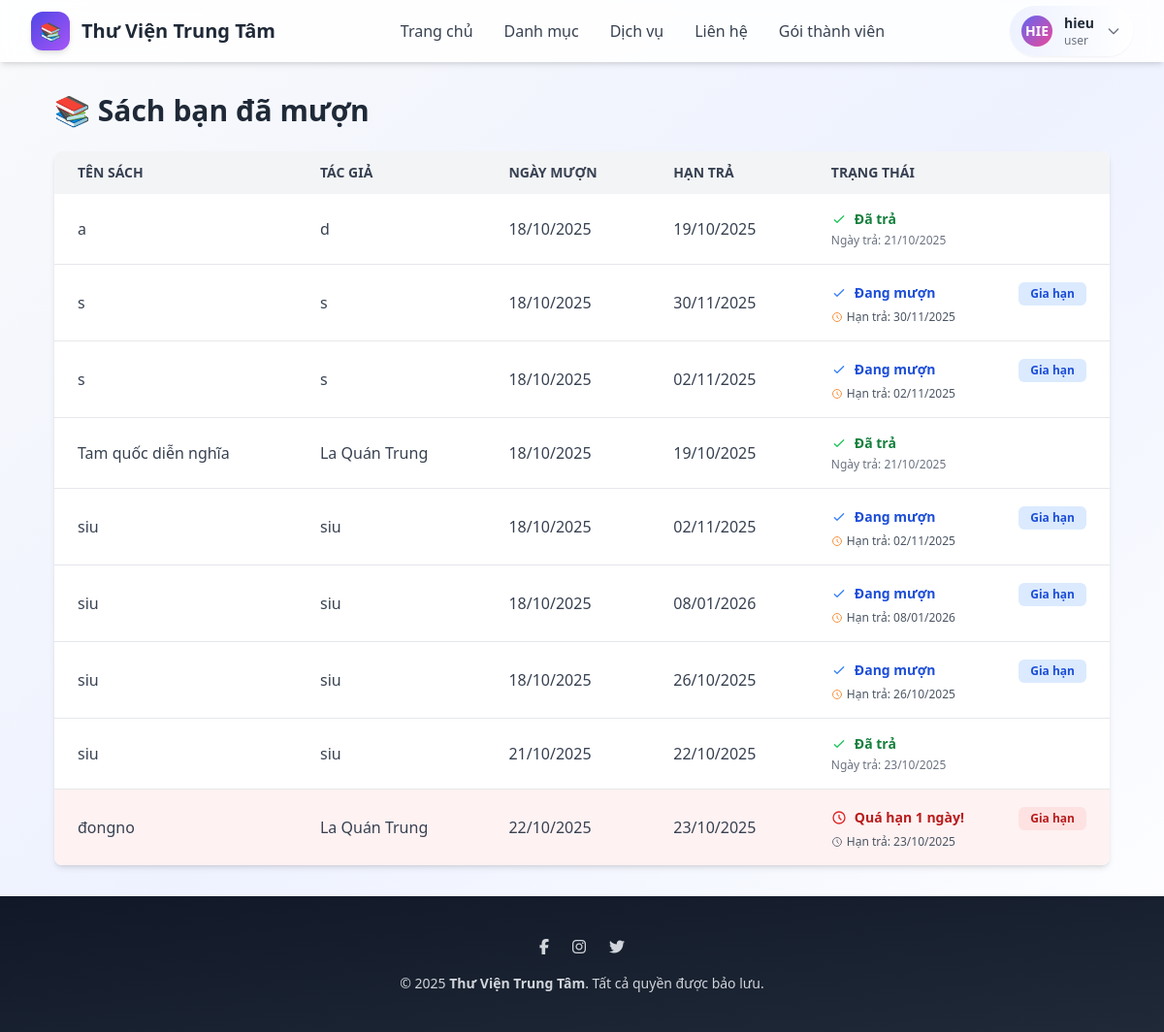
/library/borrowed_books/ (signed in), run on the app's committed database.
### account/models.py (models this page shows, shortened)
class UserProfile(models.Model):
    user = models.OneToOneField(User, on_delete=models.CASCADE)
    name = models.CharField(max_length=100, blank=True, null=True)
    phone= models.CharField(max_length=15, blank=True)
    occupation = models.CharField(max_length=30, blank=True, null=True)
    date_of_birth = models.DateField(max_length=25, blank=True, null=True)
    address = models.TextField(max_length=100,blank=True,null=True)
    Gender_Choices = (
        ('male', 'Nam'),
        ('female', 'Nữ'),
        ('other', 'Khác')
    )
    gender = models.CharField(max_length=10,choices=Gender_Choices)
    Role_Choices = (
        ('user', 'user'),
        ('librarian', 'librarian'),
    )
    role = models.CharField(max_length=10, choices=Role_Choices, default='user')
    Membership_Choices=(
        ('basic','Cơ bản'),
        ('standard','Tiêu chuẩn'),
        ('premium','Cao cấp')
    )
    membership_level= models.CharField(max_length=15, choices=Membership_Choices, default='basic')
    membership_upgrade_date = models.DateField(blank=True, null=True, verbose_name="Ngày nâng cấp")
    membership_expiry_date = models.DateField(blank=True, null=True, verbose_name="Ngày hết hạn")

### Librarian/models.py (models this page shows, shortened)
class BorrowRecord(models.Model):
    STATUS_CHOICES = [
        ('borrowed', 'Đang mượn'),
        ('returned', 'Đã trả'),
        ('overdue', 'Quá hạn'),
    ]
    record_id = models.AutoField(primary_key=True)
    user = models.ForeignKey(UserProfile, on_delete=models.CASCADE, related_name="borrow_records")
    book = models.ForeignKey(Book, on_delete=models.CASCADE, related_name="borrow_records")
    borrow_date = models.DateField()   # ngày mượn
    due_date = models.DateField()      # hạn trả
    return_date = models.DateField(blank=True, null=True)  # ngày trả
    status = models.CharField(max_length=20, choices=STATUS_CHOICES, default='borrowed')
    renew_count = models.IntegerField(default=0)
    @property
    def late_days(self):
        if self.return_date and self.due_date:
            delay = (self.return_date - self.due_date).days
            return delay if delay > 0 else 0
        elif self.status == 'overdue' and self.due_date:
            delay = (date.today() - self.due_date).days
            return delay if delay > 0 else 0
        return 0

class Book(models.Model):
    STATUS_CHOICES = [
        ('available', 'Available'),
        ('unavailable', 'Unavailable'),
    ]
    book_id = models.AutoField(primary_key=True)
    title = models.CharField(max_length=255)
    author = models.CharField(max_length=255)
    year = models.IntegerField(blank=True, null=True)
    category = models.CharField(max_length=100, blank=True, null=True)
    quantity = models.PositiveIntegerField(default=0)
    status = models.CharField(max_length=20, choices=STATUS_CHOICES, default='available')
    description = models.TextField(blank=True, null=True)

### library/views.py (the view)
# urls.py: path('borrowed_books/', views.borrowed_books, name='borrowed_books'),
@login_required
def borrowed_books(request):
    user_profile = request.user.userprofile
    borrowed_books = BorrowRecord.objects.filter(user=user_profile).select_related('book')
    context = {
        'borrowed_books': borrowed_books,
    }
    return render(request, 'library/borrowed_books.html', context)

### library/templates/library/borrowed_books.html (shortened to what this page needs)
{% extends 'base.html' %}
{% load static %}
{% block content %}
<div class="max-w-6xl mx-auto p-8">
  <h1 class="text-3xl font-bold mb-6 text-gray-800">📚 Sách bạn đã mượn</h1>
  {% if borrowed_books %}
    <div class="overflow-x-auto bg-white shadow-md rounded-lg">
      <table class="min-w-full text-left text-gray-700">
        <thead class="bg-gray-100 text-sm uppercase font-semibold">
          <tr>
            <th class="px-6 py-3">Tên sách</th>
            <th class="px-6 py-3">Tác giả</th>
            <th class="px-6 py-3">Ngày mượn</th>
            <th class="px-6 py-3">Hạn trả</th>
            <th class="px-6 py-3">Trạng thái</th>
          </tr>
        </thead>
        <tbody class="divide-y">
          {% for record in borrowed_books %}
            <tr class="hover:bg-gray-50 {% if record.status == 'overdue' %}bg-red-50{% endif %}">
              <td class="px-6 py-4 font-medium">{{ record.book.title }}</td>
              <td class="px-6 py-4">{{ record.book.author }}</td>
              <td class="px-6 py-4">{{ record.borrow_date|date:"d/m/Y" }}</td>
              <td class="px-6 py-4">{{ record.due_date|date:"d/m/Y" }}</td>
              <td class="px-6 py-4 space-y-1">
                {% if record.status == "borrowed" %}
                  <div class="flex items-center justify-between">
                    <p class="text-sm text-blue-700 font-semibold flex items-center space-x-2">
                      <svg class="w-4 h-4 text-blue-500 animate-pulse" fill="none" stroke="currentColor" viewBox="0 0 24 24">
                        <path stroke-linecap="round" stroke-linejoin="round" stroke-width="2"
                              d="M5 13l4 4L19 7"></path>
                      </svg>
                      <span>Đang mượn</span>
                    </p>
                    <form method="post" action="{% url 'library:extend_book' record.record_id %}">
                      <button type="submit"
                              class="bg-blue-100 text-blue-700 px-3 py-1 rounded-md text-xs font-semibold hover:bg-blue-200 transition">
                        Gia hạn
                      </button>
                    </form>
                  </div>
                  <p class="text-xs text-gray-600 flex items-center space-x-1">
                    <svg class="w-3 h-3 text-orange-400" fill="none" stroke="currentColor" viewBox="0 0 24 24">
                      <path stroke-linecap="round" stroke-linejoin="round" stroke-width="2"
                            d="M12 8v4l3 3m6-3a9 9 0 11-18 0 9 9 0 0118 0z"></path>
                    </svg>
                    <span>Hạn trả: {{ record.due_date|date:"d/m/Y" }}</span>
                  </p>
                {% elif record.status == "RETURNED" %}
                  <p class="text-sm text-green-700 font-semibold flex items-center space-x-2">
                    <svg class="w-4 h-4 text-green-500" fill="none" stroke="currentColor" viewBox="0 0 24 24">
                      <path stroke-linecap="round" stroke-linejoin="round" stroke-width="2"
                            d="M5 13l4 4L19 7"></path>
                    </svg>
                    <span>Đã trả</span>
                  </p>
                  <p class="text-xs text-gray-500 mt-1">
                    Ngày trả: {{ record.return_date|date:"d/m/Y" }}
                  </p>
                {% elif record.status == "overdue" %}
                  <div class="flex items-center justify-between">
                    <p class="text-sm text-red-700 font-bold flex items-center space-x-2 animate-bounce">
                      <svg class="w-4 h-4 text-red-600" fill="none" stroke="currentColor" viewBox="0 0 24 24">
                        <path stroke-linecap="round" stroke-linejoin="round" stroke-width="2"
                              d="M12 8v4l3 3m6-3a9 9 0 11-18 0 9 9 0 0118 0z"></path>
                      </svg>
                      <span>Quá hạn {{ record.late_days }} ngày!</span>
                    </p>
                    <form method="post" action="{% url 'library:extend_book' record.record_id %}">
                      <button type="submit"
                              class="bg-red-100 text-red-700 px-3 py-1 rounded-md text-xs font-semibold hover:bg-red-200 transition">
                        Gia hạn
                      </button>
                    </form>
                  </div>
                  <p class="text-xs text-gray-600 mt-1 flex items-center space-x-1">
                    <svg class="w-3 h-3 text-gray-500" fill="none" stroke="currentColor" viewBox="0 0 24 24">
                      <path stroke-linecap="round" stroke-linejoin="round" stroke-width="2"
                            d="M12 8v4l3 3m6-3a9 9 0 11-18 0 9 9 0 0118 0z"></path>
                    </svg>
                    <span>Hạn trả: {{ record.due_date|date:"d/m/Y" }}</span>
                  </p>
                {% endif %}
              </td>
            </tr>
          {% endfor %}
        </tbody>
      </table>
    </div>
  {% else %}
    <p class="text-gray-500 mt-6">Bạn chưa mượn quyển sách nào.</p>
  {% endif %}
</div>
{% endblock %}

### templates/base.html (shortened to what this page needs)
<!DOCTYPE html>
<html lang="vi">
<head>
    <script src="https://cdn.tailwindcss.com"></script>
</head>
<body class="bg-gradient-to-br from-gray-50 via-indigo-50 to-white flex flex-col min-h-screen">
    <header class="glass-header shadow-md sticky top-0 z-50 transition-all duration-300">
        <div class="max-w-7xl mx-auto px-4 sm:px-6 lg:px-8">
            <div class="flex justify-between items-center h-16">
                <div class="flex items-center space-x-3">
                    <div class="w-10 h-10 bg-gradient-to-br from-indigo-600 to-purple-500 rounded-xl flex items-center justify-center shadow-md">
                        <span class="text-white font-bold text-lg">📚</span>
                    </div>
                    <h1 class="text-xl font-extrabold text-gray-800">Thư Viện Trung Tâm</h1>
                </div>
                <nav class="hidden md:flex space-x-8 font-medium">
                    <a href="{% url 'library:home' %}" class="text-gray-700 hover:text-indigo-600 transition">Trang chủ</a>
                    <a href="{% url 'library:catalog' %}" class="text-gray-700 hover:text-indigo-600 transition">Danh mục</a>
                    <a href="{% url 'library:services' %}" class="text-gray-700 hover:text-indigo-600 transition">Dịch vụ</a>
                    <a href="{% url 'library:contact' %}" class="text-gray-700 hover:text-indigo-600 transition">Liên hệ</a>
                    <a href="{% url 'library:membership' %}" class="text-gray-700 hover:text-indigo-600 transition">Gói thành viên</a>
                </nav>
                <div class="flex items-center space-x-4">
                    {% if user.is_authenticated and user.userprofile.role == "user" %}
                        <div class="relative inline-block">
                            <button id="userMenuButton" onclick="toggleUserMenu()"
                                class="flex items-center space-x-3 bg-gradient-to-r from-indigo-50 to-white hover:from-indigo-100 rounded-full px-3 py-2 shadow-sm transition">
                                <div class="w-8 h-8 bg-gradient-to-br from-indigo-500 to-pink-500 rounded-full flex items-center justify-center">
                                    <span class="text-white text-sm font-bold">{{ user.username|slice:":3"|upper }}</span>
                                </div>
                                <div class="hidden md:block text-left">
                                    <div class="text-sm font-semibold text-gray-800">{{ user.get_full_name|default:user.username }}</div>
                                    <div class="text-xs text-gray-500">{{ user.userprofile.role }}</div>
                                </div>
                                <svg class="w-4 h-4 text-gray-500" fill="none" stroke="currentColor" viewBox="0 0 24 24">
                                    <path stroke-linecap="round" stroke-linejoin="round" stroke-width="2" d="M19 9l-7 7-7-7"></path>
                                </svg>
                            </button>
                        </div>
                    {% endif %}
                </div>
            </div>
        </div>
    </header>
    <main class="flex-grow">
        {% block content %}{% endblock %}
    </main>
    <footer class="bg-gradient-to-br from-gray-900 to-gray-800 text-gray-300 py-10 mt-auto">
        <div class="max-w-7xl mx-auto px-6 text-center space-y-4">
            <div class="flex justify-center space-x-6">
                <a href="#" class="hover:text-white transition"><i class="fab fa-facebook-f"></i></a>
                <a href="#" class="hover:text-white transition"><i class="fab fa-instagram"></i></a>
                <a href="#" class="hover:text-white transition"><i class="fab fa-twitter"></i></a>
            </div>
            <p class="text-sm">&copy; 2025 <span class="font-semibold">Thư Viện Trung Tâm</span>. Tất cả quyền được bảo lưu.</p>
        </div>
    </footer>
</body>
</html>

### data on the page
BorrowRecord: book "a", book.author "d", borrow_date "18/10/2025", due_date "19/10/2025", return_date "21/10/2025"
BorrowRecord: book "s", book.author "s", borrow_date "18/10/2025", due_date "30/11/2025"
BorrowRecord: book "s", book.author "s", borrow_date "18/10/2025", due_date "02/11/2025"
BorrowRecord: book "Tam quốc diễn nghĩa", book.author "La Quán Trung", borrow_date "18/10/2025", due_date "19/10/2025", return_date "21/10/2025"
BorrowRecord: book "siu", book.author "siu", borrow_date "18/10/2025", due_date "02/11/2025"
BorrowRecord: book "siu", book.author "siu", borrow_date "18/10/2025", due_date "08/01/2026"
BorrowRecord: book "siu", book.author "siu", borrow_date "18/10/2025", due_date "26/10/2025"
BorrowRecord: book "siu", book.author "siu", borrow_date "21/10/2025", due_date "22/10/2025", return_date "23/10/2025"
BorrowRecord: book "đongno", book.author "La Quán Trung", borrow_date "22/10/2025", due_date "23/10/2025", late_days "1"

### other printed values
{{ user.username|slice:":3"|upper }} "HIE"
{{ user.get_full_name|default:user.username }} "hieu"
{{ user.userprofile.role }} "user"
